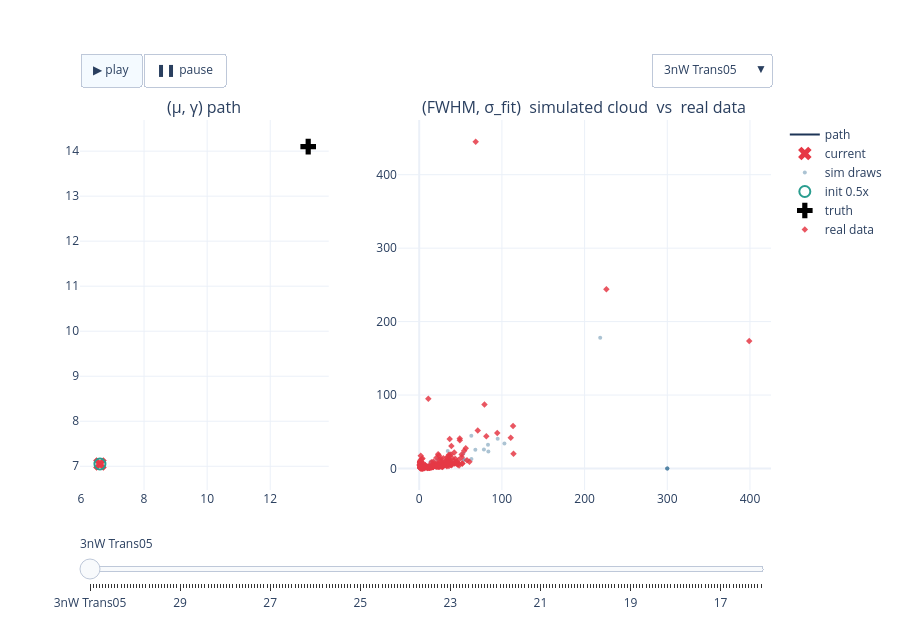

Notebook cell for this chart:
### Code cell
# FIG 1b — 3nW interactive: path + contour, experiment dropdown + play/slider
fig_3nW = build_power_figure(results, '3nW')
if fig_3nW is not None:
    fig_3nW.show()
